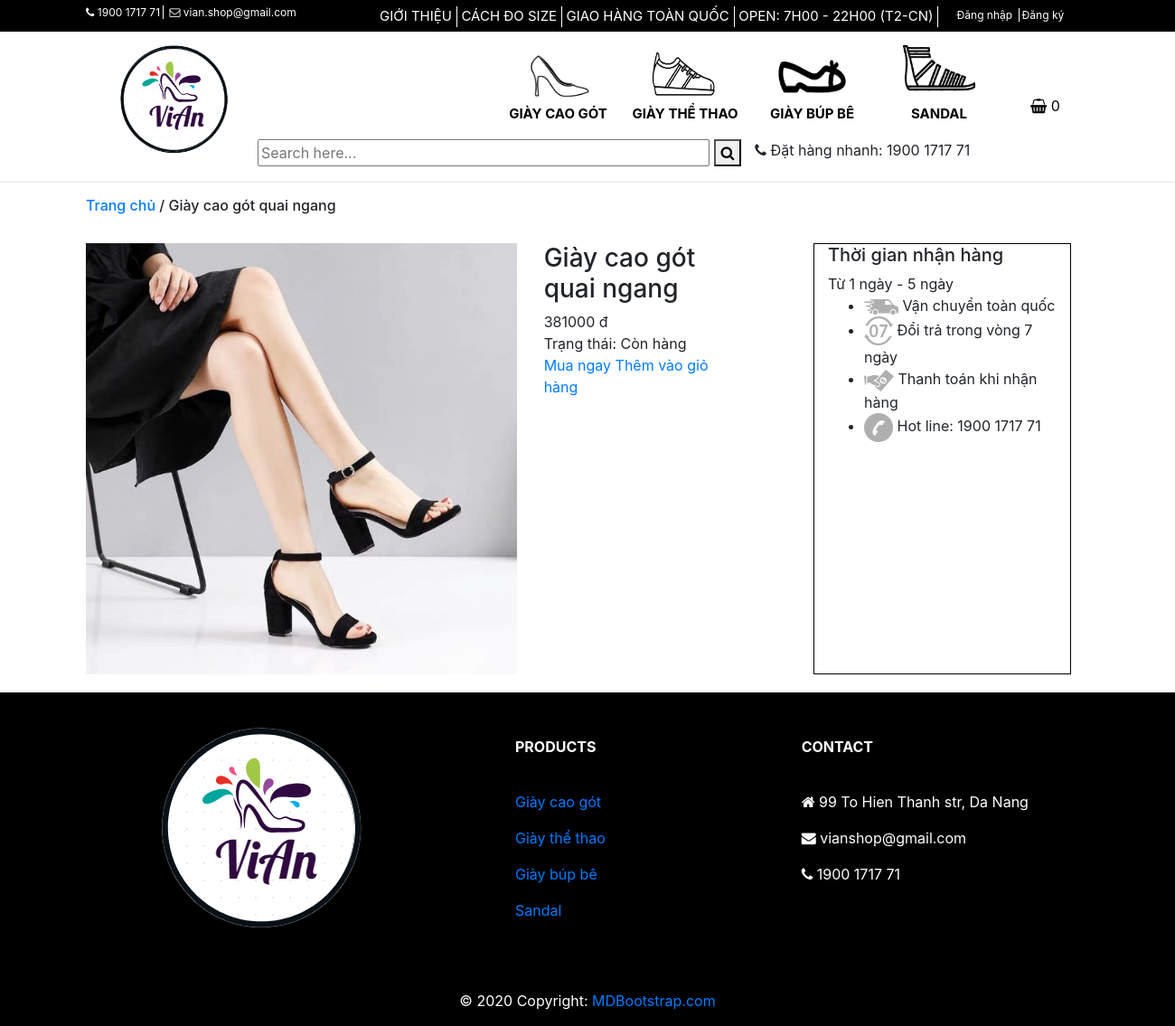
Screenshot of /detail.php?quanly=detail&id=24 with the database file from the repository.
### tables this page shows
create table products(
id INT NOT NULL AUTO_INCREMENT NOT NULL PRIMARY KEY,
name VARCHAR(255) NOT NULL,
category_id INT NOT NULL,
image VARCHAR(255) DEFAULT NULL,
decription TEXT DEFAULT NULL,
price FLOAT NOT NULL,
created DATE NULL DEFAULT CURRENT_TIMESTAMP,
quantity INT NOT NULL
);

### detail.php (the view, shortened to what this page needs)
<?php
  include "includes/dbconnection.php";
  $sql = "SELECT products.*,categories.categoryName FROM products JOIN categories ON categories.id=products.category_id  WHERE products.id = '$_GET[id]' ";
    $result = mysqli_query($con,$sql);
?>
<!doctype html>
<html lang="en">
<head>
    <link rel="stylesheet" href="css/style-index.css">
    <link rel="stylesheet" href="https://maxcdn.bootstrapcdn.com/font-awesome/4.7.0/css/font-awesome.min.css">
    <link rel="stylesheet" href="https://stackpath.bootstrapcdn.com/bootstrap/4.3.1/css/bootstrap.min.css"
>
</head>
<body>
    <?php
    include "includes/top-header.php";
    include 'includes/header.php';
    $row = mysqli_fetch_array($result);
   ?>
    <hr>
    <div class="container">
        <div class="name-page">
            <h6><a href="index.php">Trang chủ</a><span> / <?php echo htmlentities($row['name']);?></span></h6>
        </div>
        <br>
        <div class="row">
            <div class="col-md-8 left">
                <div class="row">
                    <div class="col-md-8">
                        <img src="image-product/<?php echo htmlentities($row['category_id']);?>/<?php echo htmlentities($row['image']);?>"
                            style="width:100%;height:auto" alt="">
                    </div>
                    <div class="col-md-4">
                        <div>
                            <h3><?php echo htmlentities($row['name']);?> </h3>
                        </div>
                        <div><?php echo htmlentities($row['price']);?> đ </div>
                        <div class="status"> Trạng thái:
                            <?php
                              if ($row['quantity'] == 0 ){
                                echo "Hết hàng";
                              }else {
                                echo "Còn hàng";
                              }
                             ?>
                        </div>
                        <a href="">Mua ngay</a>
                        <a href="detail.php?page=product&action=add & id=<?php echo $row['id']; ?>">Thêm vào giỏ hàng</a>
                    </div>
                </div>
            </div>
            <div class="col-md-3" style="border:1px solid black">
                <h5>Thời gian nhận hàng</h5>
                <div>Từ 1 ngày - 5 ngày</div>
                <ul>
                    <li><img src="image-page/transport.png" alt=""> Vận chuyển toàn quốc</li>
                    <li><img src="image-page/exchange.png" alt=""> Đổi trả trong vòng 7 ngày</li>
                    <li><img src="image-page/pay-money.png" alt=""> Thanh toán khi nhận hàng</li>
                    <li><img src="image-page/phone.png" alt=""> Hot line: 1900 1717 71</li>
                </ul>
            </div>
        </div>
    </div>
    <?php include 'includes/FOOTER.php';?>
</body>
</html>

### css/style-index.css (style rules this page uses)
a { color: white; }
.name-page { display: flex; }
.left { margin-right: 60px; }

### rows the page displays
products: name "Giày cao gót quai ngang", image (picture), price "381000"

### other values shown
$totalquantity "0"
